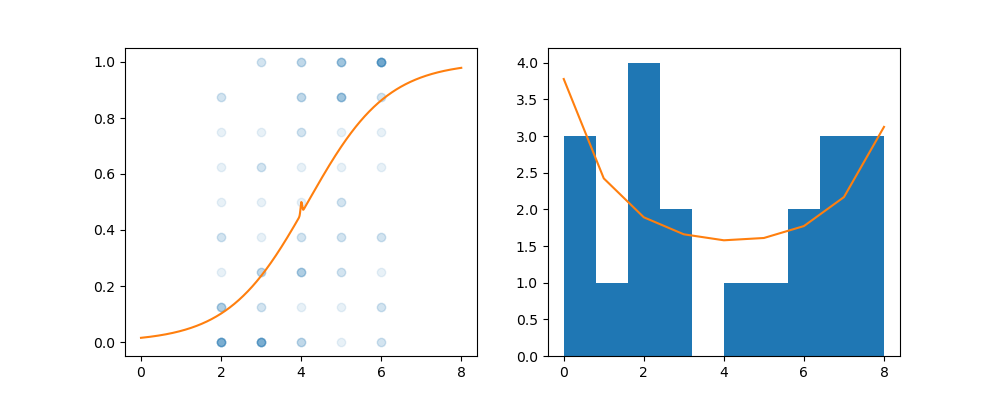

Here is the Python script that generated this plot:
import pandas as pd 
import statsmodels.formula.api as smf
import matplotlib.pylab as plt
import numpy as np 
from scipy.stats import binom
import scipy.special as scm
from statistics import variance, mean
from scipy import integrate
from scipy.stats import norm
import scipy
from random import random
import pyper


def main():
    # 1. データのロード
    df = pd.read_csv('./data.csv')
    y = df['y'] / df['N']  # 比率にする
    x = df['x']
    N = df['N'][0]

    # 2. 使用する関数定義
    # 線形予測子を確率に変換するためのロジスティック関数
    logistic_func = lambda x: 1.0 / (1.0 + np.exp(-x + 1e-12))
    # 説明変数による確率の変化を考慮した二項分布
    binomial_func = lambda N, y, params, x, r: scm.comb(float(N), y) * logistic_func(params[0] + params[1] * x + r)**y * (1 - logistic_func(params[0] + params[1] * x + r))**(float(N) - y)
    # 畳み込みする関数 二項分布 x 正規分布
    integrated_func = lambda N, y, params, x, r: binomial_func(N, y, params, x, r) * norm.pdf(r, 0, params[2])
    # 尤度
    def calc_likelihood(params, N, y_vector, x_vector):
        likelihood = 1
        for i in range(len(y_vector)):
            likelihood *= integrate.quad(
                lambda r, N, y, x, params: integrated_func(N, y, params, x, r),
                -np.inf,
                np.inf,
                args=(N, y_vector[i], x_vector[i], params))[0]
        return likelihood

    # 3. pypeRを使って最尤推定をする
    r = pyper.R()
    r.assign("data", df)
    r("""
    library(glmmML)
    result <- glmmML(cbind(y, N - y) ~ x, data=data, family=binomial, cluster=id)
    """)
    result = r.get('result')
    a, b = result['coefficients']
    s = result['sigma']
    params = [a, b, s]
    print('推定されたパラメータ: {}'.format(params))
    print('最適化した尤度: {}'.format(calc_likelihood(params, N, df['y'], df['x'])))

    # 5. 正規分布のx軸について、-500~500分の確率分布の高さrを取得
    plot_num = 1000
    plot_x = np.linspace(0, 8, plot_num)
    r = [norm.pdf(i, 0, params[2]) for i in range(-plot_num // 2, plot_num // 2)]

    # 6. グラフプロットをする
    fig, (axL, axR) = plt.subplots(ncols=2, figsize=(10,4), sharex=True)
    axL.plot(x, y, 'o', alpha=0.1)  # 説明変数と目的変数を散布図にプロットする 
    axL.plot(plot_x, logistic_func(params[0] + params[1] * plot_x + r))  # plot_num分関数をプロットする

    x_num = 4.0  # 説明変数を固定して、フィッテイングしているか見てみる(例えば4.0で試してみる)
    y_4 = df[df['x'] == x_num]['y'] 
    axR.hist(y_4) 
    x_list = np.array( # 固定された説明変数の時の確率分布を作る 0~8が横軸の範囲なので0~8の時の確率を計算する
        [integrate.quad(
            lambda r, N, y, x, params: integrated_func(N, y, params, x, r), -np.inf, np.inf, args=(N, _y, x_num, params))[0] for _y in range(0, N + 1)
            ]
        )
    axR.plot(range(0, N + 1), x_list * len(y_4))
    plt.show()

if __name__ == "__main__":
    main()
